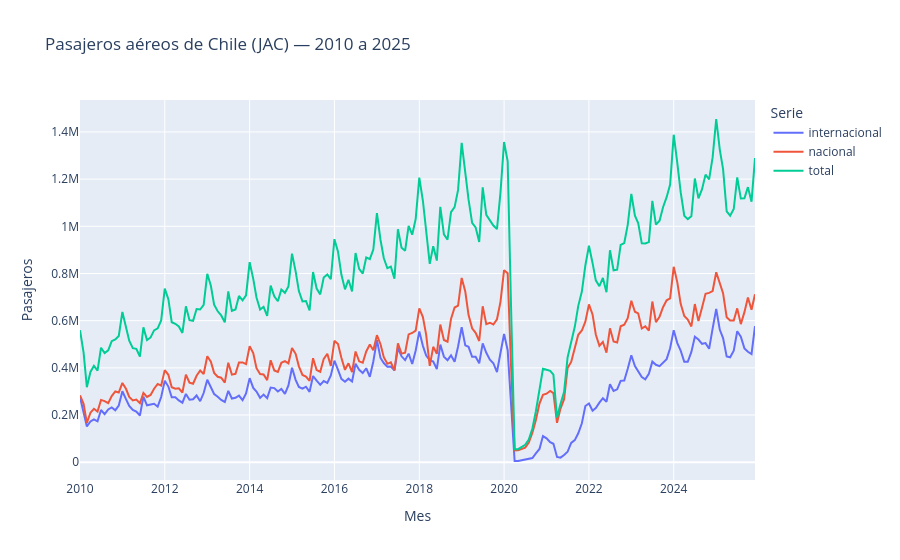

The code cell stored with this chart in its notebook:
### Markdown cell above
Visualicemos las tres series. Fíjate en la **tendencia**, la **estacionalidad** (cada enero sube) y el **quiebre** de 2020.

### Code cell
fig = px.line(df, x='ds', y='y', color='unique_id',
              labels={'ds':'Mes', 'y':'Pasajeros', 'unique_id':'Serie'},
              title='Pasajeros aéreos de Chile (JAC) — 2010 a 2025')
fig.update_layout(hovermode='x unified')
fig.show()

### Figure 1 — Plotly figure (JSON) as saved in the notebook; plotly's stock layout.template omitted (floating-point values rounded to 4 significant figures; data arrays with more than 128 entries replaced by an {"elided": "..."} marker saying what was removed)
{"data": [{"hovertemplate": "Serie=internacional<br>Mes=%{x}<br>Pasajeros=%{y}<extra></extra>", "legendgroup": "internacional", "line": {"color": "#636efa", "dash": "solid"}, "marker": {"symbol": "circle"}, "mode": "lines", "name": "internacional", "orientation": "v", "showlegend": true, "type": "scatter", "x": {"elided": "192 str values"}, "xaxis": "x", "y": {"elided": "192 int values"}, "yaxis": "y"}, {"hovertemplate": "Serie=nacional<br>Mes=%{x}<br>Pasajeros=%{y}<extra></extra>", "legendgroup": "nacional", "line": {"color": "#EF553B", "dash": "solid"}, "marker": {"symbol": "circle"}, "mode": "lines", "name": "nacional", "orientation": "v", "showlegend": true, "type": "scatter", "x": {"elided": "192 str values"}, "xaxis": "x", "y": {"elided": "192 int values"}, "yaxis": "y"}, {"hovertemplate": "Serie=total<br>Mes=%{x}<br>Pasajeros=%{y}<extra></extra>", "legendgroup": "total", "line": {"color": "#00cc96", "dash": "solid"}, "marker": {"symbol": "circle"}, "mode": "lines", "name": "total", "orientation": "v", "showlegend": true, "type": "scatter", "x": {"elided": "192 str values"}, "xaxis": "x", "y": {"elided": "192 int values"}, "yaxis": "y"}], "layout": {"hovermode": "x unified", "legend": {"title": {"text": "Serie"}, "tracegroupgap": 0}, "title": {"text": "Pasajeros aéreos de Chile (JAC) — 2010 a 2025"}, "xaxis": {"anchor": "y", "domain": [0.0, 1.0], "title": {"text": "Mes"}}, "yaxis": {"anchor": "x", "domain": [0.0, 1.0], "title": {"text": "Pasajeros"}}}}
